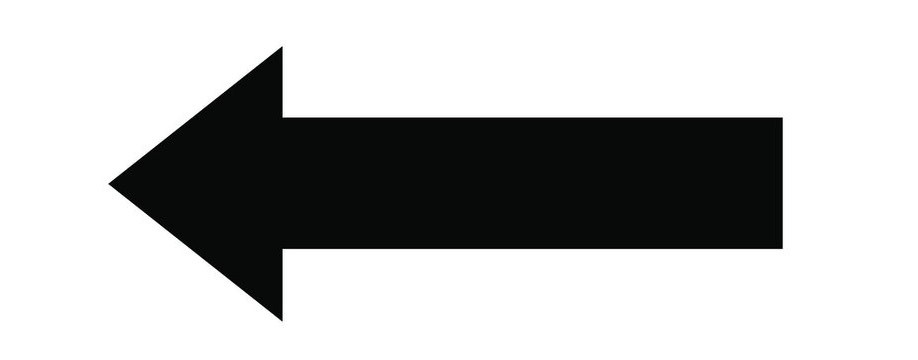
#> input picture testleft.jpg, 918 x 360 px, found by its file name
$ python arrow_detection_image.py
#> lines starting #> are read from the running program, lines starting #| are printed output that depends on the picture; after the words box and inside, x2 and y2 are one past the last pixel; in counts of white or black regions, pixels touching at a corner belong together
import cv2
import numpy as np

def nothing(x):
    pass

#### SET TRACKBARS FOR CORNERS TO BE DETECTED
cv2.namedWindow("img")
cv2.createTrackbar("quality", "img", 1, 100, nothing)

#### READ THE IMAGE
img = cv2.imread(r"D:\Robomanthan\Arrow_detection\testleft.jpg")
#> img is the input picture: shape (360, 918, 3); mean B, G, R 188.1, 188.3, 187.8

#### CHECK IF THE IMAGE IS LOADED SUCCESSFULLY
if img is None:
    print("Error: Image not loaded. Please check the file path.")
else:
    #### EDGE DETECTION
    # Convert BGR to HSV
    hsv = cv2.cvtColor(img, cv2.COLOR_BGR2HSV)
#> hsv: shape (360, 918, 3); mean H, S, V 19.6, 13.3, 188.3
    # Define range of black color in HSV
    lower_black = np.array([0, 0, 0])
    upper_black = np.array([180, 255, 30])
    # Threshold the HSV image to get only black colors
    mask = cv2.inRange(hsv, lower_black, upper_black)
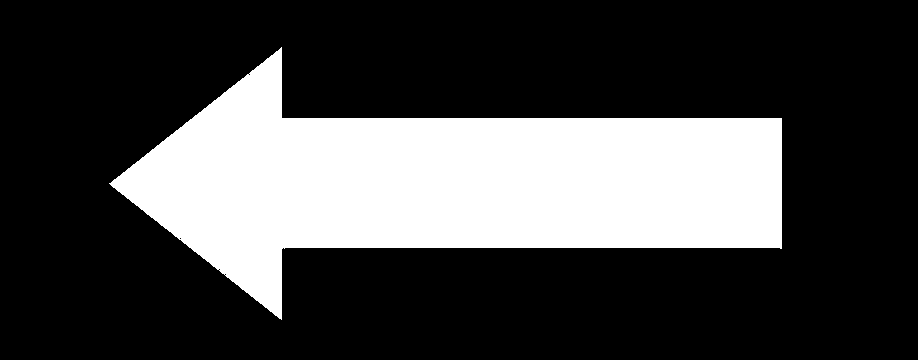
#> mask: shape (360, 918); 26.8% white; 1 white region

    #### FIND THE CONTOURS OF THE BLACK REGIONS
    contours, _ = cv2.findContours(mask, cv2.RETR_EXTERNAL, cv2.CHAIN_APPROX_SIMPLE)
#> contours = 1 contour; box (x1, y1, x2, y2) and area: (109, 47, 782, 320) 87878

    #### PRINT THE COORDINATES OF THE BLACK REGIONS
    print("Coordinates of black regions:")
    for contour in contours:
        # Get the coordinates of the bounding rectangle
        x, y, w, h = cv2.boundingRect(contour)
        # Print the coordinates
        print("Top-left: ({}, {})".format(x, y))
        print("Bottom-right: ({}, {})".format(x + w, y + h))
#> this loop made 1 pass
#> (x, y, w, h) on pass 1: (109, 47, 673, 273)
#| Top-left: (109, 47)
#| Bottom-right: (782, 320)

    #### DRAW RECTANGLES AROUND THE BLACK REGIONS
    for contour in contours:
        # Get the coordinates of the bounding rectangle
        x, y, w, h = cv2.boundingRect(contour)
        # Draw rectangles around the black regions
        cv2.rectangle(img, (x, y), (x + w, y + h), (0, 0, 255), 2)
        img = cv2.putText(img, 'OpenCV', ((200,320)),  cv2.FONT_HERSHEY_SIMPLEX ,
                   2, (255,0,255), 5, cv2.LINE_AA)
        print("coordinates", x,y,x+w,y+h)
#> this loop made 1 pass
#| coordinates 109 47 782 320
#> pass 1, `img = cv2.putText(img, 'OpenCV', ((200,320)),  cv2.FONT_HERSHEY_SIMPLE..`:
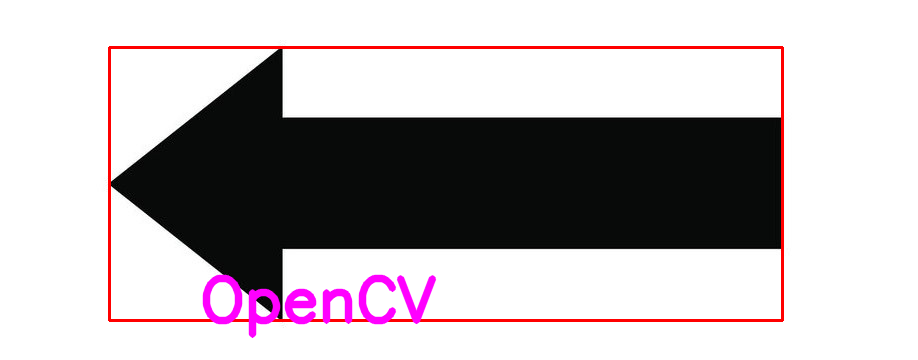
#> img: shape (360, 918, 3); 3.18% of pixels changed, all inside (x1, y1, x2, y2) = (108, 46, 784, 339)
    #### SHOWING THE OUTPUT
    cv2.imshow('Black Regions', img)
    cv2.waitKey(0)
    cv2.destroyAllWindows()

$ run again, with testdn.jpg copied over testleft.jpg
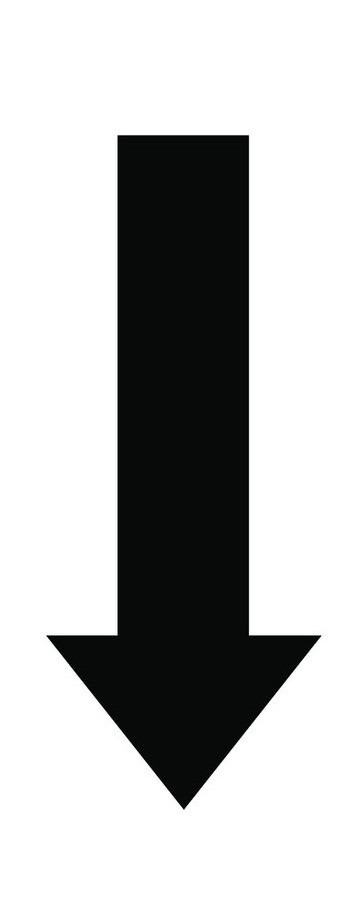
#> input picture testdn.jpg, 360 x 918 px, found by its file name
#> img is the input picture: shape (918, 360, 3); mean B, G, R 188.1, 188.3, 187.8
#> hsv: shape (918, 360, 3); mean H, S, V 20.2, 13.8, 188.3
#> `mask = cv2.inRange(hsv, lower_black, upper_black)`:
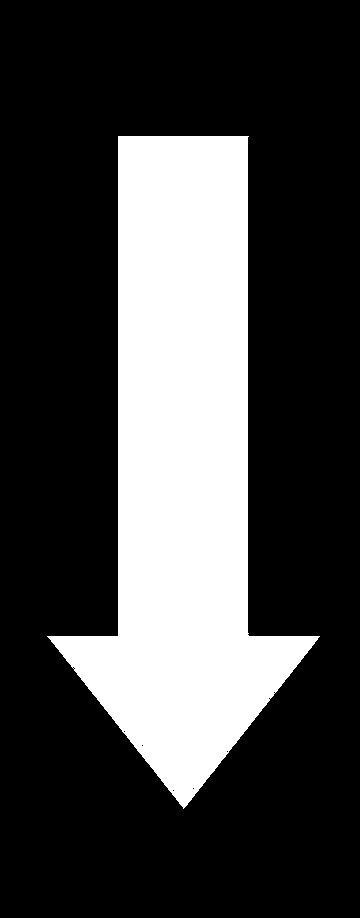
#> mask: shape (918, 360); 26.8% white; 1 white region
#> contours = 1 contour; box (x1, y1, x2, y2) and area: (47, 136, 320, 809) 87870
#> the loop `for contour in contours:` made 1 pass
#> (x, y, w, h) on pass 1: (47, 136, 273, 673)
#> (printed output is left out)
#> the loop `for contour in contours:` made 1 pass
#> (printed output is left out)
#> pass 1, `img = cv2.putText(img, 'OpenCV', ((200,320)),  cv2.FONT_HERSHEY_SIMPLE..`:
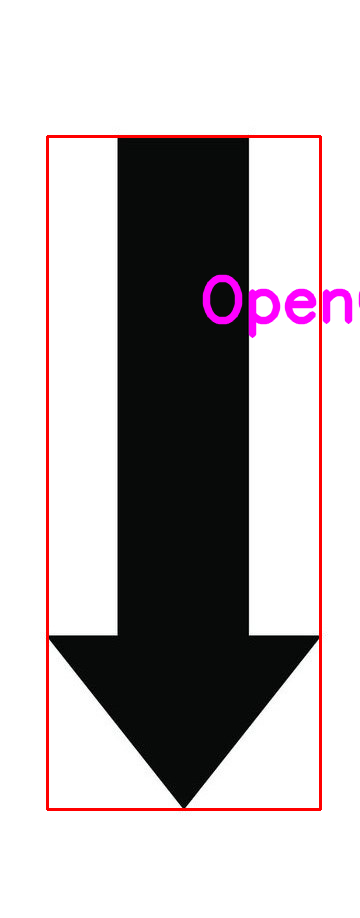
#> img: shape (918, 360, 3); 2.79% of pixels changed, all inside (x1, y1, x2, y2) = (46, 135, 360, 811)

$ run again, with testup.jpg copied over testleft.jpg
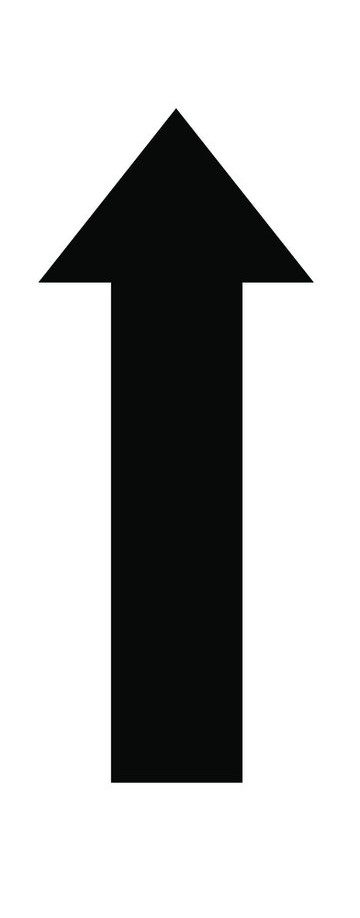
#> input picture testup.jpg, 360 x 918 px, found by its file name
#> img is the input picture: shape (918, 360, 3); mean B, G, R 188.1, 188.4, 187.8
#> hsv: shape (918, 360, 3); mean H, S, V 20.2, 13.8, 188.4
#> `mask = cv2.inRange(hsv, lower_black, upper_black)`:
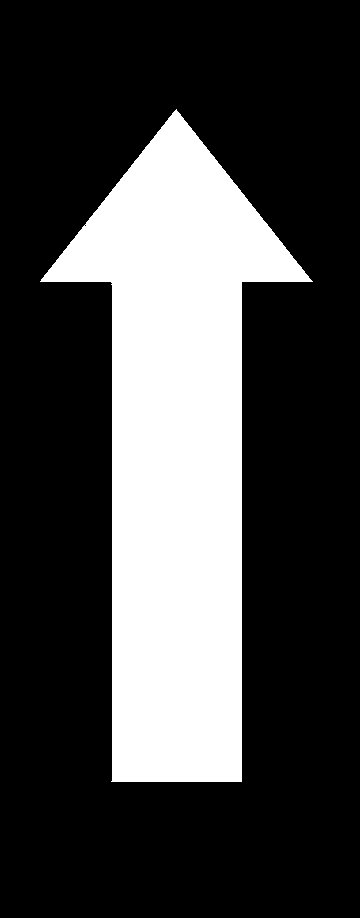
#> mask: shape (918, 360); 26.8% white; 1 white region
#> contours = 1 contour; box (x1, y1, x2, y2) and area: (40, 109, 313, 782) 87874
#> the loop `for contour in contours:` made 1 pass
#> (x, y, w, h) on pass 1: (40, 109, 273, 673)
#> (printed output is left out)
#> the loop `for contour in contours:` made 1 pass
#> (printed output is left out)
#> pass 1, `img = cv2.putText(img, 'OpenCV', ((200,320)),  cv2.FONT_HERSHEY_SIMPLE..`:
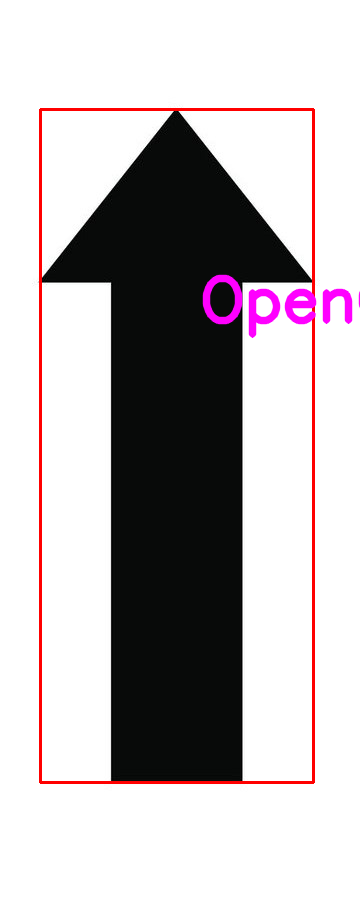
#> img: shape (918, 360, 3); 2.77% of pixels changed, all inside (x1, y1, x2, y2) = (39, 108, 360, 784)
